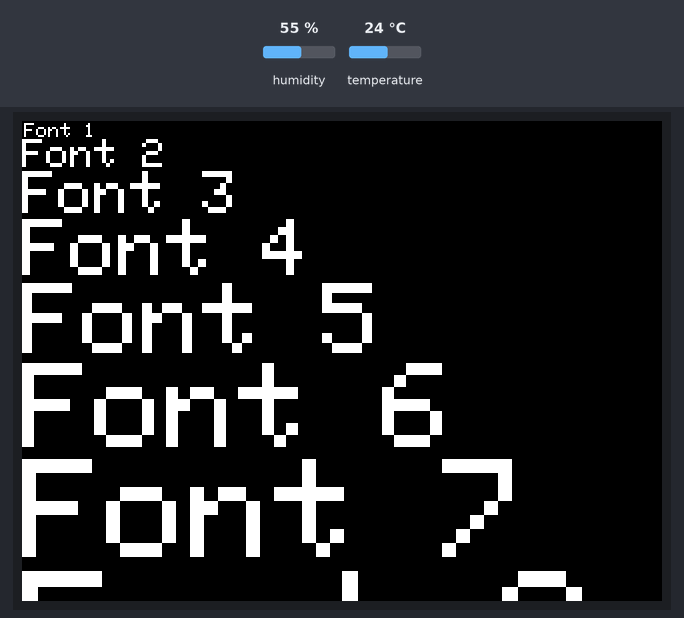
Recording of a program running on a simulated Arduino Uno, built with avr-gcc and run on an emulated ATmega328P. On the bench: 320×240 colour display. The inputs (shaded band) are chosen by the test bench; at power-on: humidity 55 %, temperature 24 °C. What the program prints to the serial monitor is not drawn.

Above: at 0.2 s.

The program:

main.cpp
```cpp
#include <Adafruit_Sensor.h>

#include <DHT.h>
DHT dht(0, DHT11, true);

#include <Elegoo_GFX.h>    // Core graphics library
#include <Elegoo_TFTLCD.h> // Hardware-specific library

// The control pins for the LCD can be assigned to any digital or
// analog pins...but we'll use the analog pins as this allows us to
// double up the pins with the touch screen (see the TFT paint example).
#define LCD_CS A3 // Chip Select goes to Analog 3
#define LCD_CD A2 // Command/Data goes to Analog 2
#define LCD_WR A1 // LCD Write goes to Analog 1
#define LCD_RD A0 // LCD Read goes to Analog 0

#define LCD_RESET A4 // Can alternately just connect to Arduino's reset pin

// Assign human-readable names to some common 16-bit color values:
#define	BLACK   0x0000
#define	BLUE    0x001F
#define	RED     0xF800
#define	GREEN   0x07E0
#define CYAN    0x07FF
#define MAGENTA 0xF81F
#define YELLOW  0xFFE0
#define WHITE   0xFFFF

#define USE_Elegoo_SHIELD_PINOUT

Elegoo_TFTLCD tft(LCD_CS, LCD_CD, LCD_WR, LCD_RD, LCD_RESET);

void drawScreen() {
    tft.setCursor(1, 1);
    tft.setTextColor(WHITE);
    tft.setTextSize(1);
    tft.println("Font 1");
    tft.setTextSize(2);
    tft.println("Font 2");
    tft.setTextSize(3);
    tft.println("Font 3");
    tft.setTextSize(4);
    tft.println("Font 4");
    tft.setTextSize(5);
    tft.println("Font 5");
    tft.setTextSize(6);
    tft.println("Font 6");
    tft.setTextSize(7);
    tft.println("Font 7");
    tft.setTextSize(8);
    tft.println("Font 8");
}

void setup() {
    Serial.begin(9600);

    Serial.print("TFT size is ");
    Serial.println(String(tft.width()) + "x" + String(tft.height()));

    dht.begin();

    tft.reset();
    tft.begin(0x9341);
//    tft.setRotation(1);
    tft.setRotation(3);
}

void loop() {
    float h = dht.readHumidity();
    float f = dht.readTemperature(true);

    if (isnan(h) || isnan(f)) {
        Serial.println(F("Failed to read from DHT sensor!"));
        return;
    }

    Serial.print(F(" Humidity: "));
    Serial.print(h);
    Serial.print(F("%  Temperature: "));
    Serial.print(F("°F "));
    Serial.print(f);

    drawScreen();
    delay(2000);
}
```
